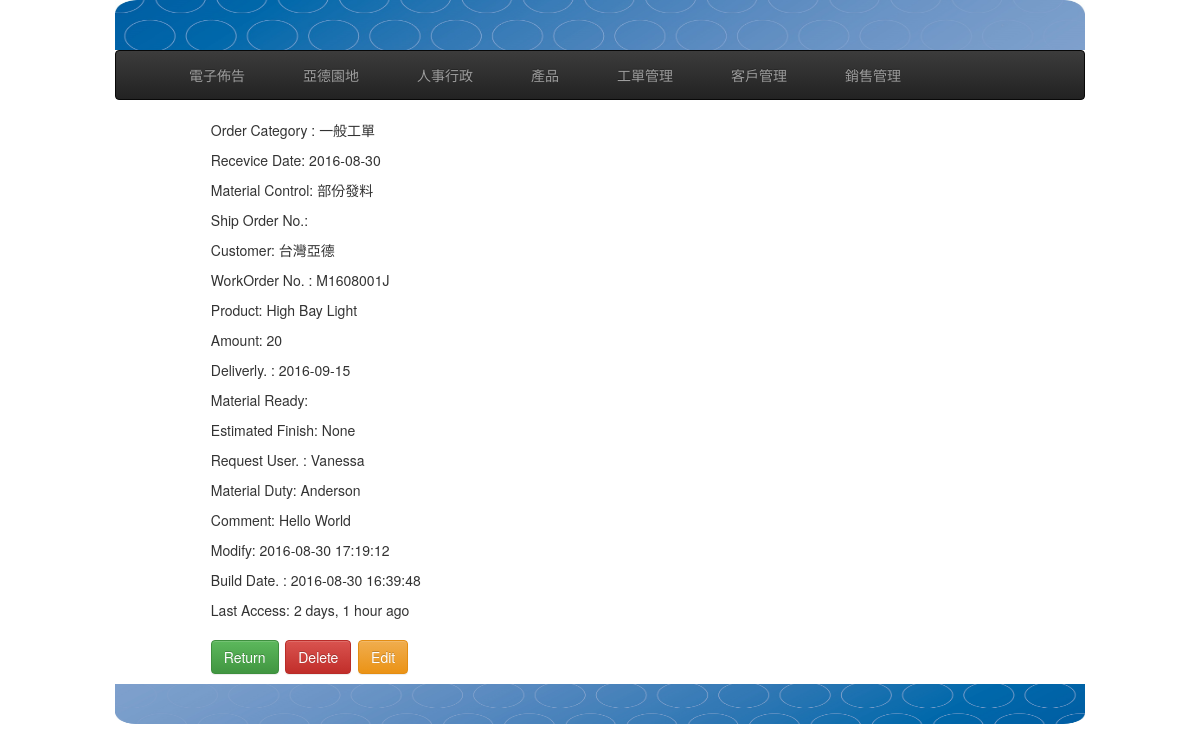
/workorders/1/, run on the app's committed database.
### workorders/models.py (models this page shows, shortened)
class WorkOrder(models.Model):
    category = models.ForeignKey(OrderCategory, limit_choices_to={'invalid': False} )
    zmms = models.ForeignKey(ZmmsOption, blank=True, null=True)
    recevice_date = models.DateField(default=timezone.now) # 收單日
    material_ctrl = models.ForeignKey(MaterialCtrlOption, blank=True, null=True) #models.CharField(max_length=30, blank=True, null=True) #物料控管
    ships_order = models.CharField(max_length=16, null=True, blank=True) # SAP訂單號碼
    customer = models.ForeignKey(Customer) #客戶編號
    work_order = models.CharField(max_length=16, null=False, blank=False, unique=True) # SAP工單號碼
    product = models.ForeignKey(Product) #  SAP料號
    ord_amount = models.IntegerField(default=1, blank=False, null=False) # 數量
    deliverly = models.DateField(blank=True, null=True) #  業務交期
    material_ready_date = models.DateField(blank=True, null=True) #  齊料日
    estimated_finish = models.DateField(blank=True, null=True) # 預計完工日
    request_user = models.CharField(max_length=16, null=False, blank=False) # 申請人
    material_duty = models.CharField(max_length=16, null=False, blank=False) # 備料人
    manage_memo = models.TextField(blank=True, null=True) # 生管備註
    create_at = models.DateTimeField(auto_now_add=True, auto_now =False)
    modify = models.DateTimeField(auto_now_add=False, auto_now =True)
    last_access = models.DateTimeField(auto_now_add=False, auto_now =True)

class OrderCategory(models.Model):
    description = models.CharField(max_length=36, null=False, blank=False)
    order_squence = models.IntegerField(default=1000, null=False, blank=False)
    invalid = models.BooleanField(default=False)
    def __str__(self):
        return self.description

class MaterialCtrlOption(models.Model):
    description = models.CharField(max_length=36, null=False, blank=False)
    invalid = models.BooleanField(default=False)
    def __str__(self):
        return self.description

### customers/models.py (models this page shows, shortened)
class Customer(models.Model):
    sap_no = models.CharField(primary_key=True, max_length=18) # SAP客尸編號 -9223372036854775808 to 9223372036854775807
    title = models.CharField(max_length=36, null=False, blank=False)
    address = models.CharField(max_length=100, null=True, blank=True)
    contact = models.CharField(max_length=100, null=True, blank=True)
    phone = models.CharField(max_length=100, null=True, blank=True)
    phone_ext = models.CharField(max_length=100, null=True, blank=True)
    faxno = models.CharField(max_length=100, null=True, blank=True)
    email = models.EmailField(max_length=100, null=True, blank=True)
    invalid = models.BooleanField(default=False)#作廢
    create_at = models.DateTimeField(auto_now_add=True, auto_now =False)
    modify = models.DateTimeField(auto_now_add=False, auto_now =True)
    def __str__(self):
        return self.title

### products/models.py (models this page shows, shortened)
class Product(models.Model):
    part_number = models.CharField(max_length=20,null=False, blank=False, unique=True) #SAP料號
    description = models.CharField(max_length=100, null=True, blank=True)
    specification = models.TextField(null=True, blank=True)
    image = models.ImageField( null=True, blank=True, height_field="height_field", width_field="width_field")
    height_field = models.IntegerField( null=True, blank=True, default=0)
    width_field = models.IntegerField( null=True, blank=True, default=0)
    category = models.ForeignKey(Category) #料品分類
    cycle_status = models.ForeignKey(CycleStatus) # 料品狀態
    is_active = models.BooleanField(default=True) #是否還在生產
    create_at = models.DateTimeField(auto_now_add=True, auto_now =False) #
    modify = models.DateTimeField(auto_now_add=False, auto_now =True) #
    def __str__(self):
        return self.description

### workorders/views.py (the view)
# urls.py: url(r'^(?P<pk>\d+)/$', views.WorkOrderDetail.as_view( template_name = 'workorders/workorder_detail.html'), name="detail" ),
class WorkOrderDetail(DetailView):
    model = WorkOrder
    form_class = WorkOrderUpdateForm

### templates/workorders/workorder_detail.html (shortened to what this page needs)
{% extends "base.html" %}
{% block content  %}
<div class="col-sm-8 col-md-10 col-sm-offset-1 col-md-offset-1" >
  <p>Order Category : {{ workorder.category }}</p>
  <p>Recevice Date:  {{ workorder.recevice_date | date:"Y-m-d" }}</p>
  <p>Material Control: {{ workorder.material_ctrl }}</p>
  <p>Ship Order No.:  {{ workorder.ships_order }}</p>
  <p>Customer: {{ workorder.customer }}</p>
  <p>WorkOrder No. : {{ workorder.work_order }}</p>
  <p>Product:  {{ workorder.product }}</p>
  <p>Amount: {{ workorder.ord_amount }}</p>
  <p>Deliverly. : {{ workorder.deliverly | date:"Y-m-d" }}</p>
  <p>Material Ready:  {{ workorder.material_ready_date | date:"Y-m-d" }}</p>
  <p>Estimated Finish: {{ workorder.estimated_finish }}</p>
  <p>Request User. : {{ workorder.request_user }}</p>
  <p>Material Duty:  {{ workorder.material_duty }}</p>
  <p>Comment: {{ workorder.manage_memo }}</p>
  <p>Modify: {{ workorder.modify | date:"Y-m-d H:i:s" }}</p>
  <p>Build Date. : {{ workorder.create_at | date:"Y-m-d H:i:s" }}</p>
  <p>Last Access:  {{ workorder.last_access  | timesince }} ago</p>
  <h3>
    <div class="form-inline">
    <a href="/workorders" class="btn btn-success" role="button" >Return</a>
    <a href="{{ instance.get_absolute_url }}delete" class="btn btn-danger" role="button" onclick="return confirm_click()" >Delete</a>
    <a href="{{ instance.get_absolute_url }}edit" class="btn btn-warning" role="button">Edit</a>
  </div>
  </h3>
</div>
{% endblock content %}

### data on the page
WorkOrder: category "一般工單", recevice_date "2016-08-30", material_ctrl "部份發料", customer "台灣亞德", work_order "M1608001J", product "High Bay Light", ord_amount "20", deliverly "2016-09-15", estimated_finish "None", request_user "Vanessa", material_duty "Anderson", manage_memo "Hello World", modify "2016-08-30 17:19:12", create_at "2016-08-30 16:39:48", last_access "2 days, 1 hour"
